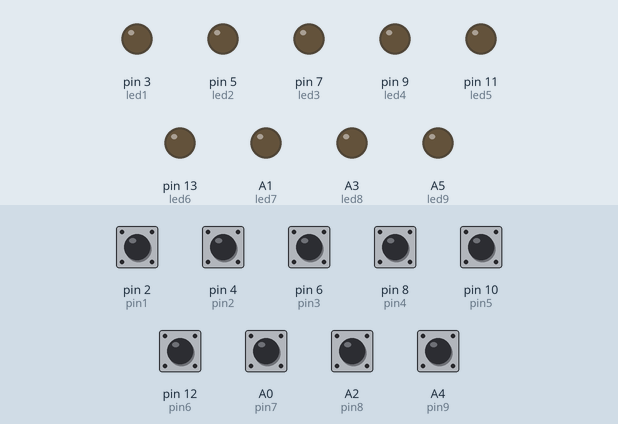
The sketch below on a simulated Arduino Uno, built with avr-gcc and run on an emulated ATmega328P. On the bench: output pins drawn as LEDs (lit = HIGH). The test bench sets the inputs (shaded band); at power-on: A0 (pin7), A2 (pin8), A4 (pin9), pin 2 (pin1), pin 4 (pin2), pin 6 (pin3), pin 8 (pin4), pin 10 (pin5), pin 12 (pin6) HIGH. What the sketch prints to the serial monitor is not drawn.

Above: at 1.2 s.
1.3 s: pin 2 (pin1) pulled LOW for 0.15 s
At 2.1 s:
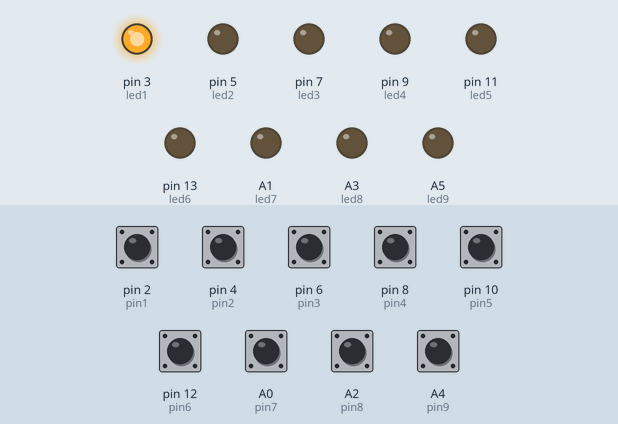
2.9 s: pin 4 (pin2) pulled LOW for 0.15 s
At 3.2 s:
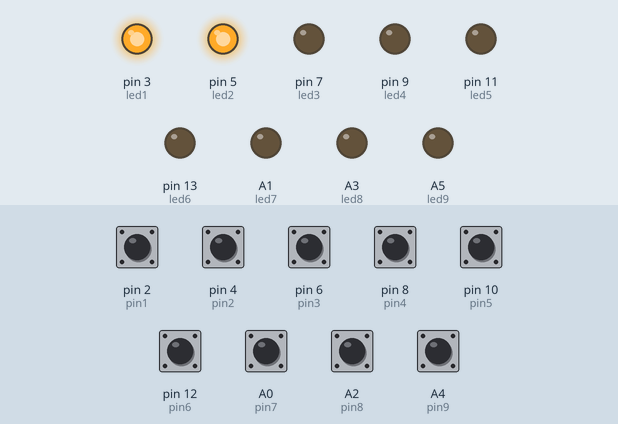
4.5 s: pin 6 (pin3) pulled LOW for 0.15 s
At 5.7 s:
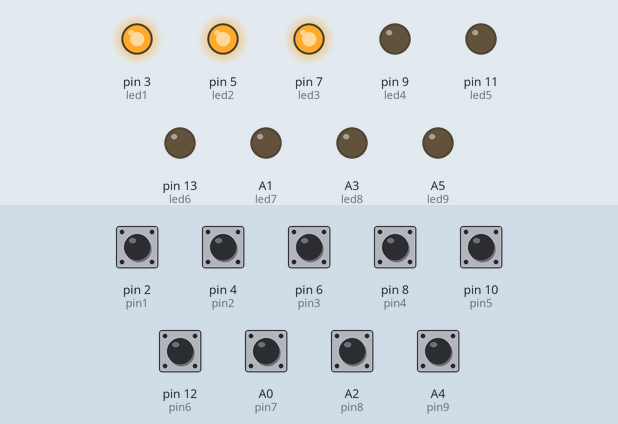
6.1 s: pin 8 (pin4) pulled LOW for 0.15 s
At 6.8 s:
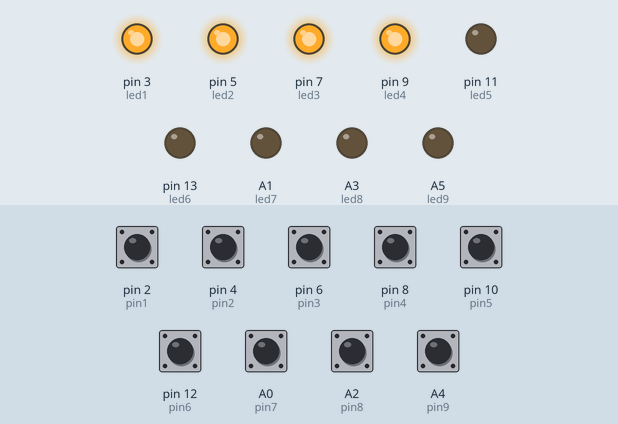
7.7 s: pin 10 (pin5) pulled LOW for 0.15 s
At 8.3 s:
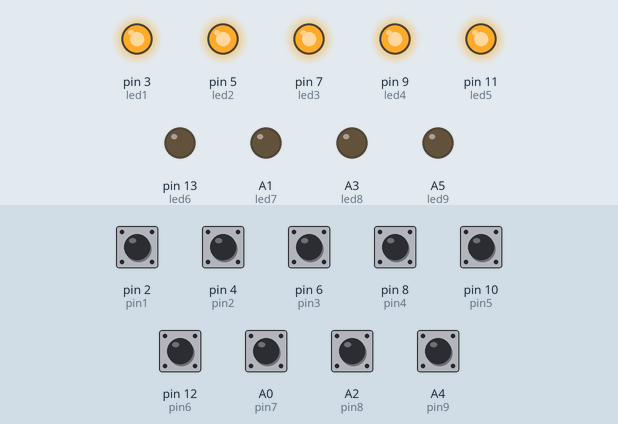
9.3 s: A0 (pin7) pulled LOW for 0.15 s
At 10.6 s:
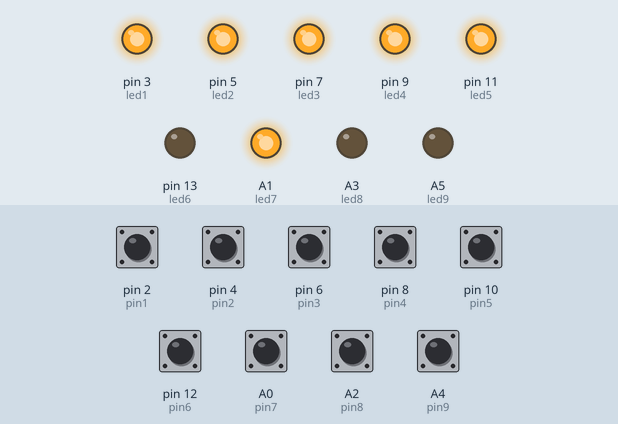
Timing chart, 0 to 11.9 s (numbered marks = the images above; inputs shaded):
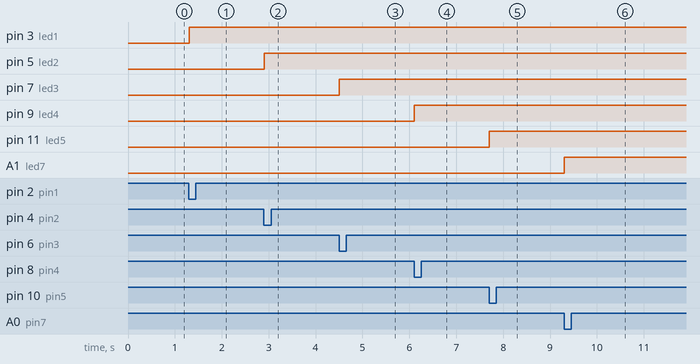

The sketch:

FootSwitch9btns.ino
```cpp
#define pin1 2
#define pin2 4
#define pin3 6
#define pin4 8
#define pin5 10
#define pin6 12
#define pin7 A0
#define pin8 A2
#define pin9 A4

#define led1 3
#define led2 5
#define led3 7
#define led4 9
#define led5 11
#define led6 13
#define led7 A1
#define led8 A3
#define led9 A5

void setup() {
  Serial.begin(38400);
  pinMode(pin1, INPUT_PULLUP);
  pinMode(pin2, INPUT_PULLUP);
  pinMode(pin3, INPUT_PULLUP);
  pinMode(pin4, INPUT_PULLUP);
  pinMode(pin5, INPUT_PULLUP);
  pinMode(pin6, INPUT_PULLUP);
  pinMode(pin7, INPUT_PULLUP);
  pinMode(pin8, INPUT_PULLUP);
  pinMode(pin9, INPUT_PULLUP);

  pinMode(led1, OUTPUT);
  pinMode(led2, OUTPUT);
  pinMode(led3, OUTPUT);
  pinMode(led4, OUTPUT);
  pinMode(led5, OUTPUT);
  pinMode(led6, OUTPUT);
  pinMode(led7, OUTPUT);
  pinMode(led8, OUTPUT);
  pinMode(led9, OUTPUT);
}

void loop() {
  static bool oldState1 = false;
  bool state1 = !digitalRead(pin1);
  if (oldState1 != state1) {
    if (state1)CC1();
    while (!digitalRead(pin1));
    oldState1 = state1;
    delay(100);
  }

  static bool oldState2 = false;
  bool state2 = !digitalRead(pin2);
  if (oldState2 != state2) {
    if (state2)CC2();
    while (!digitalRead(pin2));
    oldState2 = state2;
    delay(100);
  }

  static bool oldState3 = false;
  bool state3 = !digitalRead(pin3);
  if (oldState3 != state3) {
    if (state3)CC3();
    while (!digitalRead(pin3));
    oldState3 = state3;
    delay(100);
  }

  static bool oldState4 = false;
  bool state4 = !digitalRead(pin4);
  if (oldState4 != state4) {
    if (state4)CC4();
    while (!digitalRead(pin4));
    oldState4 = state4;
    delay(100);
  }

  static bool oldState5 = false;
  bool state5 = !digitalRead(pin5);
  if (oldState5 != state5) {
    if (state5)CC5();
    while (!digitalRead(pin5));
    oldState5 = state5;
    delay(100);
  }

  static bool oldState6 = false;
  bool state6 = !digitalRead(pin6);
  if (oldState6 != state6) {
    if (state6)CC6();
    while (!digitalRead(pin6));
    oldState6 = state6;
    delay(100);
  }

  static bool oldState7 = false;
  bool state7 = !digitalRead(pin7);
  if (oldState7 != state7) {
    if (state7)CC7();
    while (!digitalRead(pin7));
    oldState7 = state7;
    delay(100);
  }

  static bool oldState8 = false;
  bool state8 = !digitalRead(pin8);
  if (oldState8 != state8) {
    if (state8)CC8();
    while (!digitalRead(pin8));
    oldState8 = state8;
    delay(100);
  }

  static bool oldState9 = false;
  bool state9 = !digitalRead(pin9);
  if (oldState9 != state9) {
    if (state9)CC9();
    while (!digitalRead(pin9));
    oldState9 = state9;
    delay(100);
  }

  delay(10);
}

void CC1() {
  byte tipo = 6;
  static bool V = false;

  if (V == true) {
    digitalWrite(led1, LOW);
  } else if (V == false) {
    digitalWrite(led1, HIGH);
  }

  Serial.write(0xB0);// CC 1 channel
  Serial.write(tipo);// first byte, pick one in range 0-127
  Serial.write(V ? 0x7f : 0x00); //value. if each time should be same value than buy me a coffee
  Serial.flush();
  V = !V;
  delay(300);
}

void CC2() {
  byte tipo = 50;
  static bool V = false;

  if (V == true) {
    digitalWrite(led2, LOW);
  } else if (V == false) {
    digitalWrite(led2, HIGH);
  }

  Serial.write(0xB0);// CC 1 channel
  Serial.write(tipo);// first byte, pick one in range 0-127
  Serial.write(V ? 0x7f : 0x00); //value. if each time should be same value than buy me a coffee
  Serial.flush();
  V = !V;
  delay(300);
}

void CC3() {
  byte tipo = 30;
  static bool V = false;

  if (V == true) {
    digitalWrite(led3, LOW);
  } else if (V == false) {
    digitalWrite(led3, HIGH);
  }

  Serial.write(0xB0);// CC 1 channel
  Serial.write(tipo);// first byte, pick one in range 0-127
  Serial.write(V ? 0x7f : 0x00); //value. if each time should be same value than buy me a coffee
  Serial.flush();
  V = !V;
  delay(300);
}

void CC4() {
  byte tipo = 40;
  static bool V = false;

  if (V == true) {
    digitalWrite(led4, LOW);
  } else if (V == false) {
    digitalWrite(led4, HIGH);
  }


  Serial.write(0xB0);// CC 1 channel
  Serial.write(tipo);// first byte, pick one in range 0-127
  Serial.write(V ? 0x7f : 0x00); //value. if each time should be same value than buy me a coffee
  Serial.flush();
  V = !V;
  delay(300);
}

void CC5() {
  byte tipo = 5;
  static bool V = false;

  if (V == true) {
    digitalWrite(led5, LOW);
  } else if (V == false) {
    digitalWrite(led5, HIGH);
  }

  Serial.write(0xB0);// CC 1 channel
  Serial.write(tipo);// first byte, pick one in range 0-127
  Serial.write(V ? 0x7f : 0x00); //value. if each time should be same value than buy me a coffee
  Serial.flush();
  V = !V;
  delay(100);
}

void CC6() {
  byte tipo = 6;
  static bool V = false;

  if (V == true) {
    digitalWrite(led6, LOW);
  } else if (V == false) {
    digitalWrite(led6, HIGH);
  }

  Serial.write(0xB0);// CC 1 channel
  Serial.write(tipo);// first byte, pick one in range 0-127
  Serial.write(V ? 0x7f : 0x00); //value. if each time should be same value than buy me a coffee
  Serial.flush();
  V = !V;
  delay(100);
}

void CC7() {
  byte tipo = 7;
  static bool V = false;

  if (V == true) {
    digitalWrite(led7, LOW);
  } else if (V == false) {
    digitalWrite(led7, HIGH);
  }

  Serial.write(0xB0);// CC 1 channel
  Serial.write(tipo);// first byte, pick one in range 0-127
  Serial.write(V ? 0x7f : 0x00); //value. if each time should be same value than buy me a coffee
  Serial.flush();
  V = !V;
  delay(100);
}

void CC8() {
  byte tipo = 8;
  static bool V = false;

  if (V == true) {
    digitalWrite(led8, LOW);
  } else if (V == false) {
    digitalWrite(led8, HIGH);
  }

  Serial.write(0xB0);// CC 1 channel
  Serial.write(tipo);// first byte, pick one in range 0-127
  Serial.write(V ? 0x7f : 0x00); //value. if each time should be same value than buy me a coffee
  Serial.flush();
  V = !V;
  delay(100);
}

void CC9() {
  byte tipo = 9;
  static bool V = false;

  if (V == true) {
    digitalWrite(led9, LOW);
  } else if (V == false) {
    digitalWrite(led9, HIGH);
  }

  Serial.write(0xB0);// CC 1 channel
  Serial.write(tipo);// first byte, pick one in range 0-127
  Serial.write(V ? 0x7f : 0x00); //value. if each time should be same value than buy me a coffee
  Serial.flush();
  V = !V;
  delay(100);
}
```

Measured:
- after the input at 1.3 s, pin 3 (led1): LOW → HIGH at once
- after the input at 2.9 s, pin 5 (led2): LOW → HIGH at once
- after the input at 4.5 s, pin 7 (led3): LOW → HIGH at once
- after the input at 6.1 s, pin 9 (led4): LOW → HIGH at once
- after the input at 7.7 s, pin 11 (led5): LOW → HIGH at once
- after the input at 9.3 s, A1 (led7): LOW → HIGH at once
